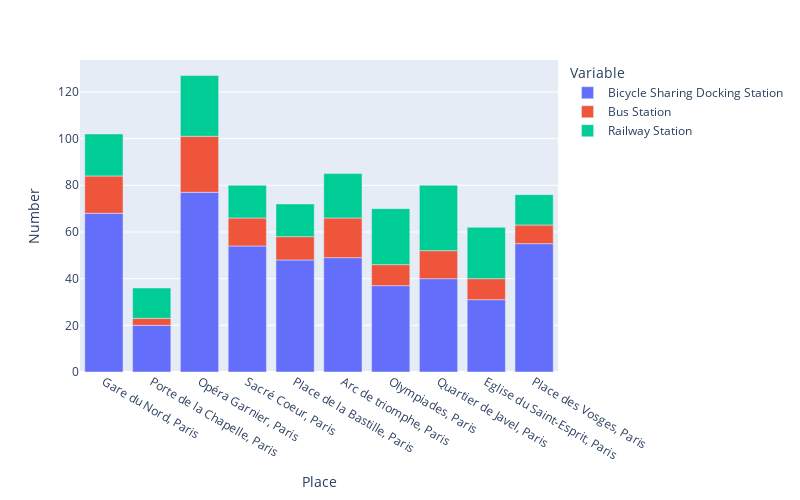

Write notebook code for a chart like this one.
### Code cell
import matplotlib.pyplot as plt
import pandas as pd
import numpy as np
from palettable.colorbrewer.qualitative import Pastel1_7
import seaborn as sns

def composition_chart(df, place, font_name='sans-serif', font_size=12, fig_size=(8, 8)):
    # Extract the data for the specified place
    data_row = df.loc[place]

    # Prepare the data for the pie chart
    sizes = data_row.values.tolist()
    categories = data_row.index.tolist()

    # Set font properties
    plt.rcParams['font.size'] = font_size
    plt.rcParams['font.family'] = font_name

    # Create a pie chart with the specified figure size
    plt.figure(figsize=fig_size)
    plt.pie(sizes, labels=categories, autopct='%1.1f%%', startangle=90, pctdistance=0.85, colors=Pastel1_7.hex_colors, wedgeprops = { 'linewidth' : 7, 'edgecolor' : 'white' })

    # Draw a circle at the center to make it a donut chart
    center_circle = plt.Circle((0, 0), 0.70, color='white')
    plt.gcf().gca().add_artist(center_circle)

    # Equal aspect ratio ensures that pie is drawn as a circle
    plt.axis('equal')
    plt.title(f'Distribution of Amenities for {place}')
    plt.show()

# Call the function for a specific place
graph = composition_chart(stations_count_df, 'Gare du Nord, Paris')
graph 

def compare_places(df):
    list_places = []
    list_var = []
    list_number = []
    for place in df.index:
        for var in df.columns:
            list_places.append(place)
            list_var.append(var)
            list_number.append(df.loc[place, var])
    
    # Create a new dataframe with the lists
    df_new = pd.DataFrame({'Place': list_places, 'Variable': list_var, 'Number': list_number})
    fig = px.bar(df_new, x="Place", y="Number", color="Variable", width=800, height=500)
    fig.update_layout(showlegend=True)
    
    return fig

# Call the function
graph = compare_places(stations_count_df)
graph

### Figure 1 — Plotly figure (JSON) as saved in the notebook; plotly's stock layout.template omitted (floating-point values rounded to 4 significant figures)
{"data": [{"alignmentgroup": "True", "hovertemplate": "Variable=Bicycle Sharing Docking Station<br>Place=%{x}<br>Number=%{y}<extra></extra>", "legendgroup": "Bicycle Sharing Docking Station", "marker": {"color": "#636efa", "pattern": {"shape": ""}}, "name": "Bicycle Sharing Docking Station", "offsetgroup": "Bicycle Sharing Docking Station", "orientation": "v", "showlegend": true, "textposition": "auto", "type": "bar", "x": ["Gare du Nord, Paris", "Porte de la Chapelle, Paris", "Opéra Garnier, Paris", "Sacré Coeur, Paris", "Place de la Bastille, Paris", "Arc de triomphe, Paris", "Olympiades, Paris", "Quartier de Javel, Paris", "Eglise du Saint-Esprit, Paris", "Place des Vosges, Paris"], "xaxis": "x", "y": [68, 20, 77, 54, 48, 49, 37, 40, 31, 55], "yaxis": "y"}, {"alignmentgroup": "True", "hovertemplate": "Variable=Bus Station<br>Place=%{x}<br>Number=%{y}<extra></extra>", "legendgroup": "Bus Station", "marker": {"color": "#EF553B", "pattern": {"shape": ""}}, "name": "Bus Station", "offsetgroup": "Bus Station", "orientation": "v", "showlegend": true, "textposition": "auto", "type": "bar", "x": ["Gare du Nord, Paris", "Porte de la Chapelle, Paris", "Opéra Garnier, Paris", "Sacré Coeur, Paris", "Place de la Bastille, Paris", "Arc de triomphe, Paris", "Olympiades, Paris", "Quartier de Javel, Paris", "Eglise du Saint-Esprit, Paris", "Place des Vosges, Paris"], "xaxis": "x", "y": [16, 3, 24, 12, 10, 17, 9, 12, 9, 8], "yaxis": "y"}, {"alignmentgroup": "True", "hovertemplate": "Variable=Railway Station<br>Place=%{x}<br>Number=%{y}<extra></extra>", "legendgroup": "Railway Station", "marker": {"color": "#00cc96", "pattern": {"shape": ""}}, "name": "Railway Station", "offsetgroup": "Railway Station", "orientation": "v", "showlegend": true, "textposition": "auto", "type": "bar", "x": ["Gare du Nord, Paris", "Porte de la Chapelle, Paris", "Opéra Garnier, Paris", "Sacré Coeur, Paris", "Place de la Bastille, Paris", "Arc de triomphe, Paris", "Olympiades, Paris", "Quartier de Javel, Paris", "Eglise du Saint-Esprit, Paris", "Place des Vosges, Paris"], "xaxis": "x", "y": [18, 13, 26, 14, 14, 19, 24, 28, 22, 13], "yaxis": "y"}], "layout": {"barmode": "relative", "height": 500, "legend": {"title": {"text": "Variable"}, "tracegroupgap": 0}, "margin": {"t": 60}, "showlegend": true, "width": 800, "xaxis": {"anchor": "y", "domain": [0, 1], "title": {"text": "Place"}}, "yaxis": {"anchor": "x", "domain": [0, 1], "title": {"text": "Number"}}}}
